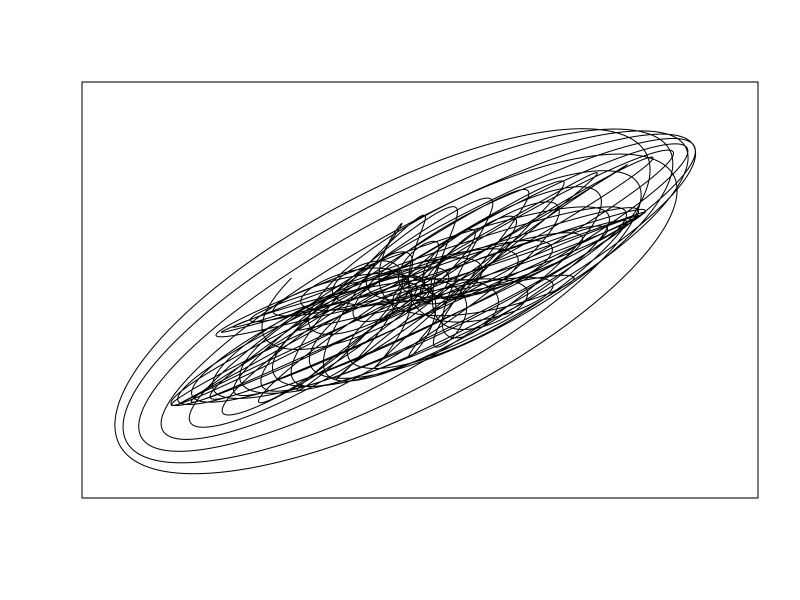

Reproduce this figure in R.
#A harmonograph is a mechanical apparatus that employs pendulums to create a geometric image. The drawings created typically are Lissajous curves, or related drawings #of greater complexity. The devices, which began to appear in the mid-19th century and peaked in popularity in the 1890s, cannot be conclusively attributed to a single #person, although Hugh Blackburn, a professor of mathematics at the University of Glasgow, is commonly believed to be the official inventor.
#
#A simple, so-called "lateral" harmonograph uses two pendulums to control the movement of a pen relative to a drawing surface. One pendulum moves the pen back and #forth along one axis and the other pendulum moves the drawing surface back and forth along a perpendicular axis. By varying the frequency and phase of the pendulums #relative to one another, different patterns are created. Even a simple harmonograph as described can create ellipses, spirals, figure eights and other Lissajous #figures.
#
#More complex harmonographs incorporate three or more pendulums or linked pendulums together (for example hanging one pendulum off another), or involve rotary motion #in which one or more pendulums is mounted on gimbals to allow movement in any direction.
######################################################################################################################################################################

cat("Harmonograoh\n")
f1=jitter(sample(c(2,3),1));f2=jitter(sample(c(2,3),1));f3=jitter(sample(c(2,3),1));f4=jitter(sample(c(2,3),1))
d1=runif(1,0,1e-02);d2=runif(1,0,1e-02);d3=runif(1,0,1e-02);d4=runif(1,0,1e-02)
p1=runif(1,0,pi);p2=runif(1,0,pi);p3=runif(1,0,pi);p4=runif(1,0,pi)
xt = function(t) exp(-d1*t)*sin(t*f1+p1)+exp(-d2*t)*sin(t*f2+p2)
yt = function(t) exp(-d3*t)*sin(t*f3+p3)+exp(-d4*t)*sin(t*f4+p4)
t=seq(1, 100, by=.001)
dat=data.frame(t=t, x=xt(t), y=yt(t))

pdf("harmonograph.pdf")
with(dat, plot(x,y, type="l", xlim =c(-2,2), ylim =c(-2,2), xlab = "", ylab = "", xaxt='n', yaxt='n'))
dev.off()
